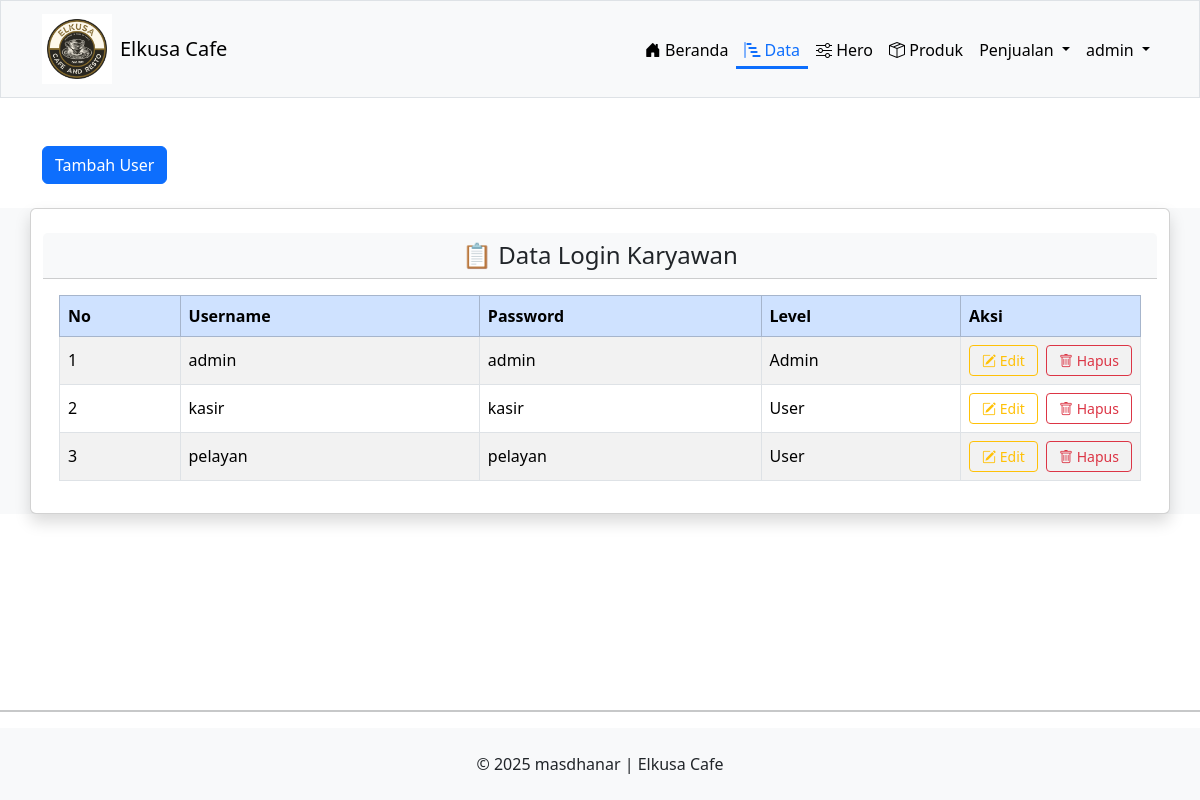
The page /customerr.php (signed in) on the database its author committed.
### tables this page shows
CREATE TABLE IF NOT EXISTS `user_project` (
  `id` int(50) NOT NULL AUTO_INCREMENT,
  `username` varchar(50) DEFAULT NULL,
  `password` varchar(50) DEFAULT NULL,
  `level` int(1) DEFAULT NULL,
  PRIMARY KEY (`id`)
);

### customerr.php (the view, shortened to what this page needs)
<?php
include 'koneksi/connect_db.php';
$sql = "SELECT id, username, password, level FROM user_project ORDER BY id ASC";
$result = $db->query($sql);
?>
<!DOCTYPE html>
<html lang="id">
<head>
    <link href="https://cdn.jsdelivr.net/npm/bootstrap@5.3.2/dist/css/bootstrap.min.css" rel="stylesheet">
    <link href="https://cdn.jsdelivr.net/npm/bootstrap@5.3.7/dist/css/bootstrap.min.css" rel="stylesheet">
    <link rel="stylesheet" href="https://cdn.jsdelivr.net/npm/bootstrap-icons@1.13.1/font/bootstrap-icons.min.css">
</head>
<body>
    <?php
    include 'header.php';
    ?>
    <main>
        <div class="container-lg mt-5  ">
            <a href="register.php" class="btn btn-primary ">Tambah User</a>
        </div>
        <div class="bg-light">
            <div class="container-lg bg-light mt-4">
                <div class="row">
                    <div class="card shadow">
                        <div class="card-header bg-light text-dark mt-4 text-center">
                            <h4 class="mb-0">📋 Data Login Karyawan</h4>
                        </div>
                        <div class="card-body" style="display: flex;">
                            <table class="table table-bordered table-striped table-hover align-middle">
                                <thead class="table-primary">
                                    <tr>
                                        <th>No</th>
                                        <th>Username</th>
                                        <th>Password</th>
                                        <th>Level</th>
                                        <th width="180px">Aksi</th>
                                    </tr>
                                </thead>
                                <tbody>
                                    <?php
                                    if ($result->num_rows > 0) {
                                        $no = 1;
                                        while ($row = $result->fetch_assoc()) {
                                    ?>
                                            <tr>
                                                <td><?= $no++ ?></td>
                                                <td><?= htmlspecialchars($row['username']) ?></td>
                                                <td><?= htmlspecialchars($row['password']) ?></td>
                                                <td><?= ($row['level'] == 1 ? 'Admin' : 'User') ?></td>
                                                <td>
                                                    <div class="d-flex gap-2">
                                                        <button class="btn btn-outline-warning btn-sm flex-fill"
                                                            data-bs-toggle="modal"
                                                            data-bs-target="#editModal<?= $row['id'] ?>">
                                                            <i class="bi bi-pencil-square"></i> Edit
                                                        </button>
                                                        <a href="?delete=<?= $row['id'] ?>"
                                                            class="btn btn-outline-danger btn-sm flex-fill"
                                                            onclick="return confirm('Yakin ingin menghapus user ini?')">
                                                            <i class="bi bi-trash"></i> Hapus
                                                        </a>
                                                    </div>
                                                </td>
                                            </tr>
                                    <?php
                                        }
                                    } else {
                                        echo "<tr><td colspan='5' class='text-center'>Tidak ada data user</td></tr>";
                                    }
                                    ?>
                                </tbody>
                            </table>
                        </div>
                    </div>
                </div>
            </div>
        </div>
    </main>
    <hr class="border border-dark border-1">
    <footer class="bg-light text-center py-4">
        <p class="mb-0">© 2025 masdhanar | Elkusa Cafe </p>
    </footer>
</body>
</html>

### customerr.php (style rules this page uses)
body { min-height: 100vh; display: flex; flex-direction: column; }
main { flex: 1; }

### rows shown on the page
user_project: username "admin", password "admin", level "Admin"
user_project: username "kasir", password "kasir", level "User"
user_project: username "pelayan", password "pelayan", level "User"

### other values the page prints
$_SESSION['username'] "admin"
